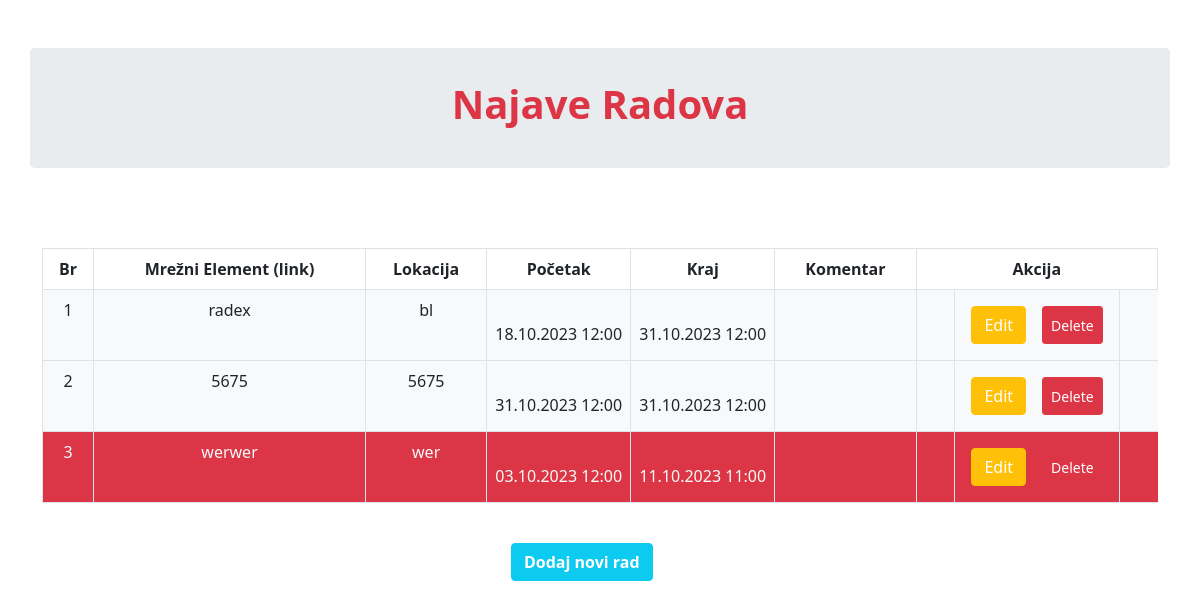
The page / on the database its author committed.
### tables this page shows
CREATE TABLE `najave` (
  `id` int(10) NOT NULL,
  `element` varchar(200) NOT NULL,
  `lokacija` varchar(200) NOT NULL,
  `pocetak` datetime NOT NULL,
  `trajanje` datetime NOT NULL,
  `komentar` text NOT NULL
);

### index.php (the view, shortened to what this page needs)
<?php require "./settings/connection.php";
$sql = "SELECT * FROM najave ORDER BY id";
$query = mysqli_query($db, $sql);
$results = mysqli_fetch_all($query, MYSQLI_ASSOC);
$cnt = 1;
?>
<!DOCTYPE html>
<html lang="en">
<head>
    <link rel="stylesheet" type="text/css" href="./style.css">
    <link href="https://cdn.jsdelivr.net/npm/bootstrap@5.0.2/dist/css/bootstrap.min.css" rel="stylesheet">
</head>
<body>
    <br><br>
    <div class="jumbotron container">
        <h1 class="text-center fw-bold text-danger">Najave Radova</h1>
    </div>
    <br><br>
    <div class="container ">
        <div class="row ">
            <div class="col-12 ">
                <table class="table  table-bordered  table-responsive-sm" style="text-align: center;">
                    <thead>
                        <tr>
                            <th>Br</th>
                            <th>Mrežni Element (link)</th>
                            <th>Lokacija</th>
                            <th>Početak</th>
                            <th>Kraj</th>
                            <th>Komentar</th>
                            <th>Akcija</th>
                        </tr>
                    </thead>
                    <tbody>
                        <?php
                        $today = new DateTime();
                        ?>
                        <?php foreach ($results as $result) : ?>
                            <tr class="bg-<?php
                                            $termin = new DateTime($result['trajanje']);
                                            if ($termin > $today) {
                                                echo 'light';
                                            } elseif ($termin < $today) {
                                                echo 'danger';
                                            }
                                            ?> text-<?php
                                        if ($termin > $today) {
                                            echo 'dark';
                                        } elseif ($termin < $today) {
                                            echo 'light';
                                        }
                                        ?>">
                                <td><?php echo $cnt++; ?></td>
                                <td><?php echo $result['element']; ?></td>
                                <td><?php echo $result['lokacija']; ?></td>
                                <td style="width:9rem;padding-top:2rem"><?php echo date("d.m.Y H:i", strtotime($result['pocetak'])); ?></td>
                                <td style="width:9rem;padding-top:2rem"><?php echo date("d.m.Y H:i", strtotime($result['trajanje'])); ?></td>
                                <td><?php echo $result['komentar']; ?></td>
                                <td style="display:inline-flex;">
                                    <button name="Edit" class="btn  btn-warning m-2"><a class="text-decoration-none text-white" href="./components/edit.php?id=<?php echo $result['id']; ?>">Edit</a></button>
                                    <button name="Delete" class="btn btn-sm btn-danger m-2"><a class="text-decoration-none text-white" href="./components/delete.php?id=<?php echo $result['id']; ?>">Delete</a></button>
                                </td>
                            </tr>
                        <?php endforeach ?>
                    </tbody>
                </table>
                <br>
                <div class="container ">
                    <button class="btn btn-info offset-5 "><a class="text-decoration-none fw-bold text-white" href="./components/add.php">Dodaj novi rad</a></button>
                    <br><br><br><br>
                </div>
            </div>
        </div>
    </div>
</body>
</html>

### style.css (style rules this page uses)
td, th, table { font-family: system-ui, -apple-system, BlinkMacSystemFont, 'Segoe UI', Roboto, Oxygen, Ubuntu, Cantarell, 'Open Sans', 'Helvetica Neue', sans-serif; }
.jumbotron { padding: 2rem 1rem; margin-bottom: 2rem; background-color: #e9ecef; border-radius: 0.3rem; }

### rows shown on the page
najave: element "radex", lokacija "bl", pocetak "18.10.2023 12:00", trajanje "31.10.2023 12:00"
najave: element "5675", lokacija "5675", pocetak "31.10.2023 12:00", trajanje "31.10.2023 12:00"
najave: element "werwer", lokacija "wer", pocetak "03.10.2023 12:00", trajanje "11.10.2023 11:00"
